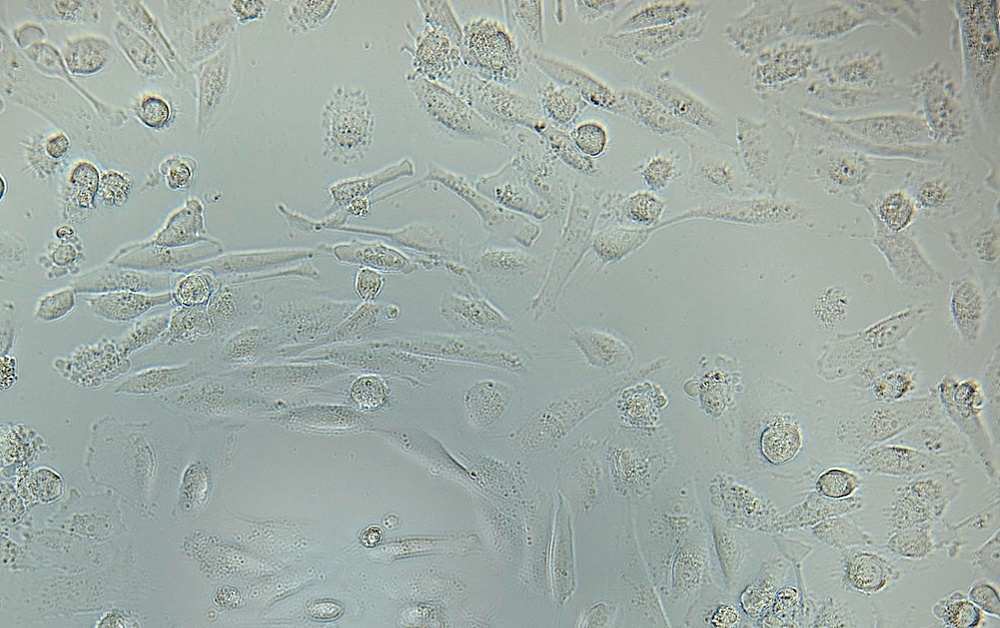
#> input picture depth-generation/ref/frame_16.jpg, 1000 x 628 px, shrunk from 1936 x 1216 before the run, found by its file name
$ python image_split_16.py
#> lines starting #> are read from the running program, lines starting #| are printed output that depends on the picture
'''
Author: SimonHanYANG SimonCK666@mail.163.com
Date: 2023-08-02 10:51:37
LastEditors: SimonHanYANG SimonCK666@mail.163.com
LastEditTime: 2023-08-02 10:58:58
FilePath: \\feature-matching\depth-generation\image_split_16.py
Description: 将图像分成 16 份并保存
'''
import cv2

# 读取图片
img = cv2.imread('ref\\frame_16.jpg')
#> img is the input picture: shape (628, 1000, 3); mean B, G, R 165.9, 172.1, 160.6

# 获取图片的高度和宽度
height, width, _ = img.shape
#> height = 628; width = 1000

# 计算每一份图像的高度和宽度
height_step = height // 4
#> height_step = 157
width_step = width // 4
#> width_step = 250

# 分割并保存图像
for i in range(4):
    for j in range(4):
        # 计算分割的矩形区域
        y_start = i * height_step
        y_end = (i + 1) * height_step
        x_start = j * width_step
        x_end = (j + 1) * width_step

        # 对图像进行分割
        sub_img = img[y_start:y_end, x_start:x_end]

        # 保存分割的图像
        cv2.imwrite(f'data\\image\\image_{i}_{j}.jpg', sub_img)
#> this loop made 4 passes
#> pass 1, `cv2.imwrite(f'data\\image\\image_{i}_{j}.jpg', sub_img)`:
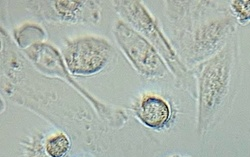
#> saved as image_0_0.jpg: shape (157, 250, 3); mean B, G, R 172.4, 181.2, 171.5
#> pass 1, `cv2.imwrite(f'data\\image\\image_{i}_{j}.jpg', sub_img)`:
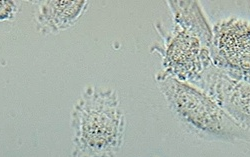
#> saved as image_0_1.jpg: shape (157, 250, 3); mean B, G, R 172.9, 181.3, 170.7
#> pass 1, `cv2.imwrite(f'data\\image\\image_{i}_{j}.jpg', sub_img)`:
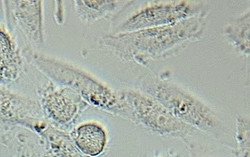
#> saved as image_0_2.jpg: shape (157, 250, 3); mean B, G, R 168.4, 177.2, 169.3
#> pass 1, `cv2.imwrite(f'data\\image\\image_{i}_{j}.jpg', sub_img)`:
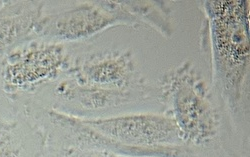
#> saved as image_0_3.jpg: shape (157, 250, 3); mean B, G, R 152.2, 160.7, 156.5
